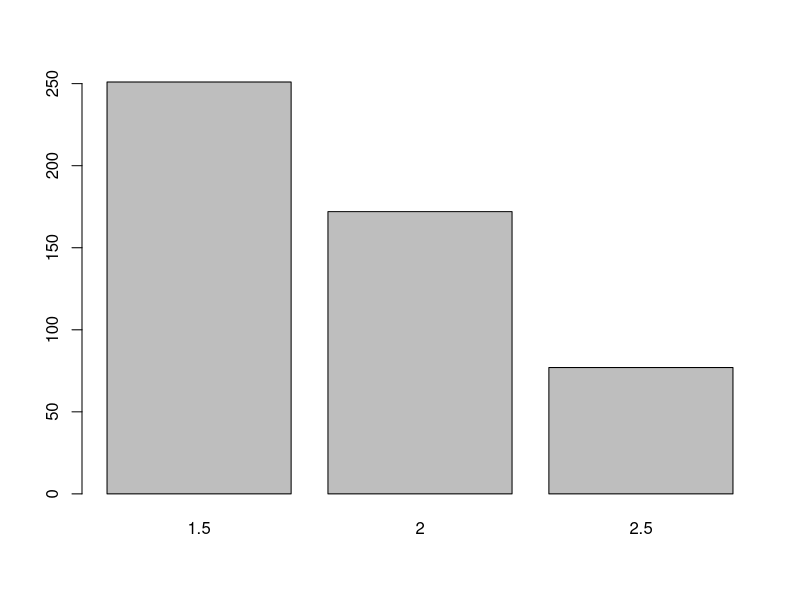

Generate this figure with R:
library(tidyverse)
B <- 500

S <- list(c(1, 2), c(2, 3), c(1, 3))
X <- sample(S, size = B, replace = TRUE, prob = c(1/2, 1/6, 1/3))

dfnana <- data.frame(x = unlist(X)[seq(1, 2*B, by = 2)], 
           y = unlist(X)[seq(2, 2*B, by = 2)]
)

paste0(dfnana$x,",",dfnana$y) %>% table() / B

###

sampmeans <- apply(dfnana, MARGIN = 1, FUN = mean)
barplot(table(sampmeans))
mean(sampmeans)

## raw sample mean is biased!!!!

pi1 <- 2/3
pi2 <- 5/6
pi3 <- 1/2

w1 <- (1/pi1) / ((1/pi1) + (1/pi2) + (1/pi3))
w2 <- (1/pi2) / ((1/pi1) + (1/pi2) + (1/pi3))
w3 <- (1/pi3) / ((1/pi1) + (1/pi2) + (1/pi3))

updated_mean <- 0

weight_tab <- data.frame(
  val = c(1, 2, 3),
  weight = c(w1, w2, w3)
)

dfnew <- dfnana %>% 
  left_join(
    weight_tab,
    by = join_by(x == val)
  ) %>% 
  left_join(
    weight_tab,
    by = join_by(y == val)
  ) %>%
  mutate(
    weighted_mean = x * weight.x + y * weight.y
  )

mean(dfnew$weighted_mean)
